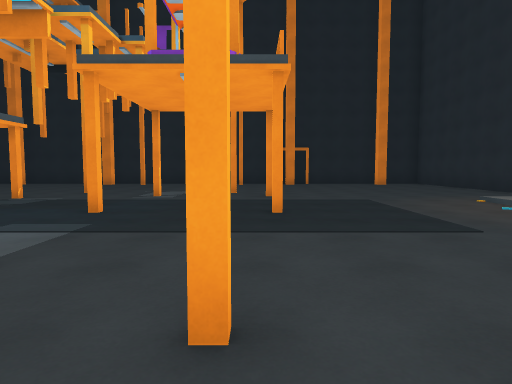
View 1 (above)

17 first-person views from a walk through a Unity game level. The camera is 1.4 m above the floor, tilts 4° down and sees 75° across. The floor is counted in squares, 2 m on a side. Each view is taken from the middle of a square. On the plan, view 1 faces up. The plan holds only what a view shows up to about 10 squares ahead; the rest is blank. The player character is not drawn. Door leaves are left out, so doorways stand open.

View 2
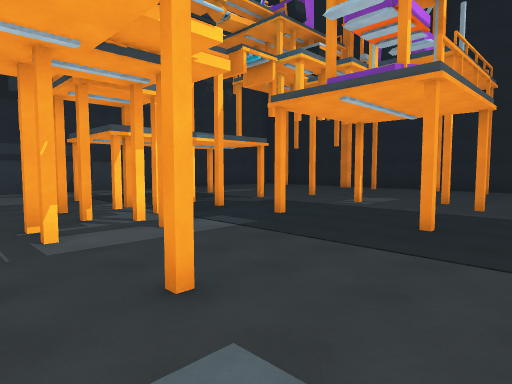

View 3
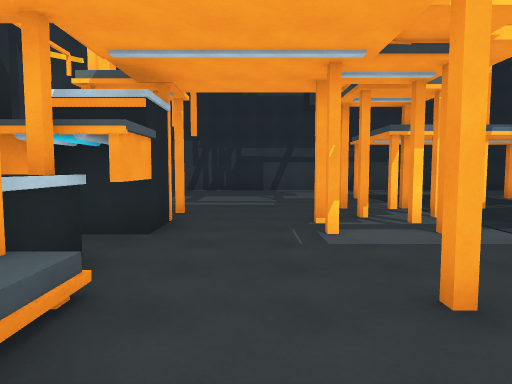

View 4
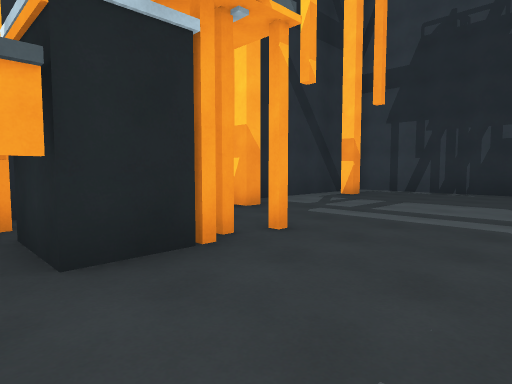

View 5
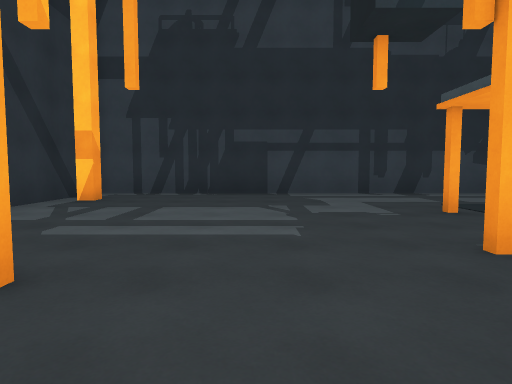

View 6
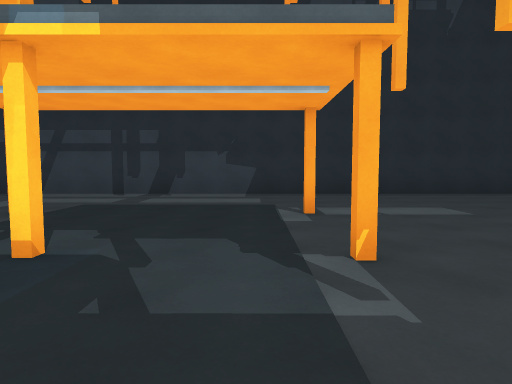

View 7
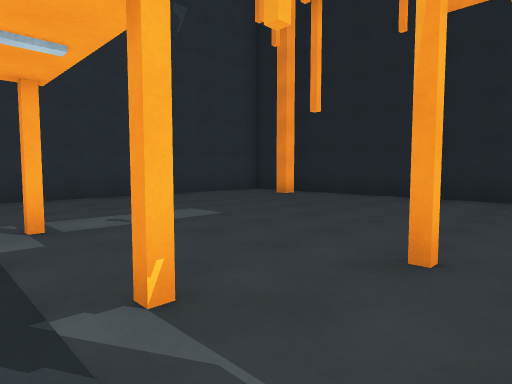

View 8
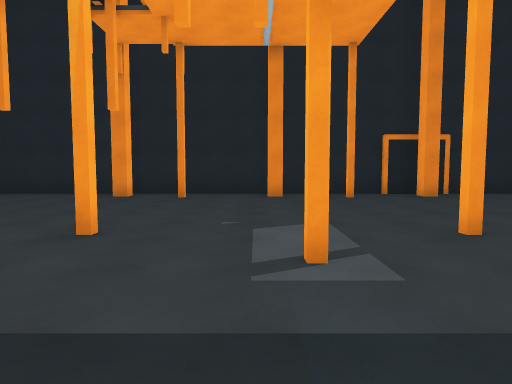

View 9
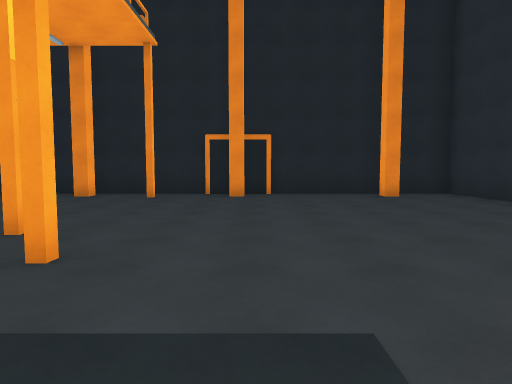

View 10
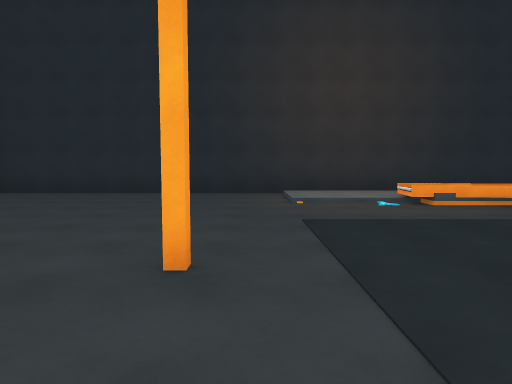

View 11
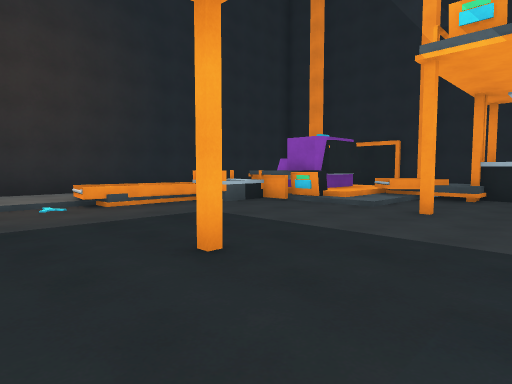

View 12
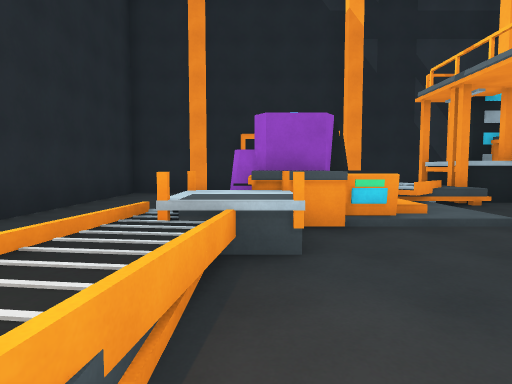

View 13
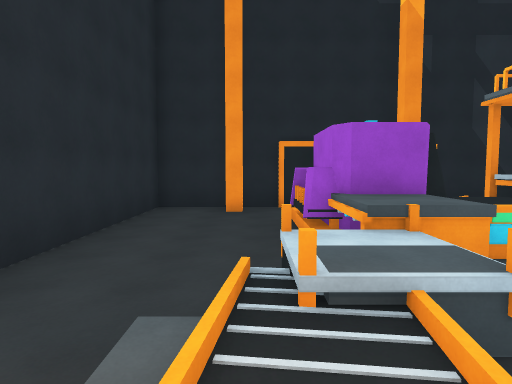

View 14
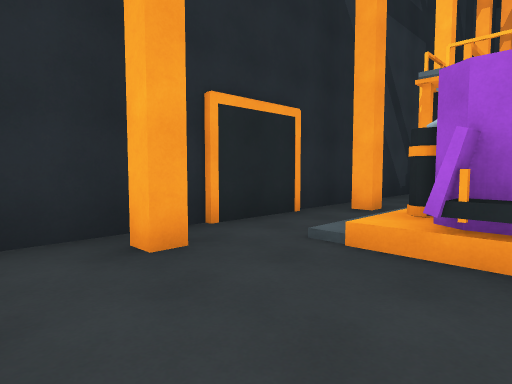

View 15
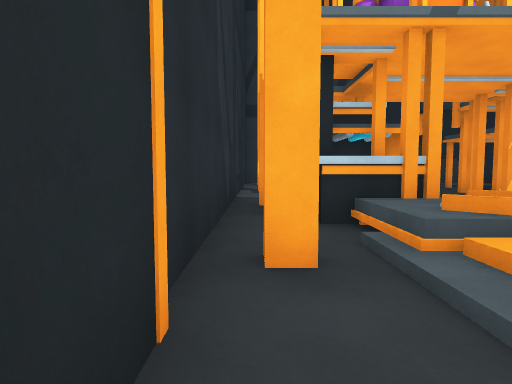

View 16
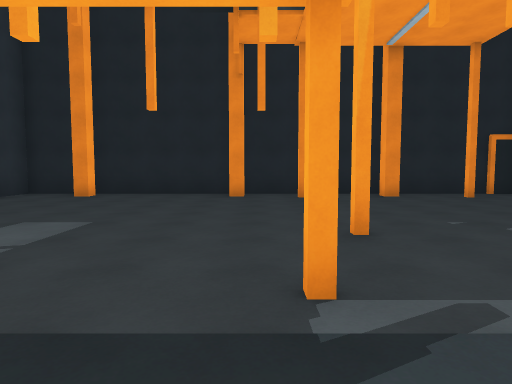

View 17
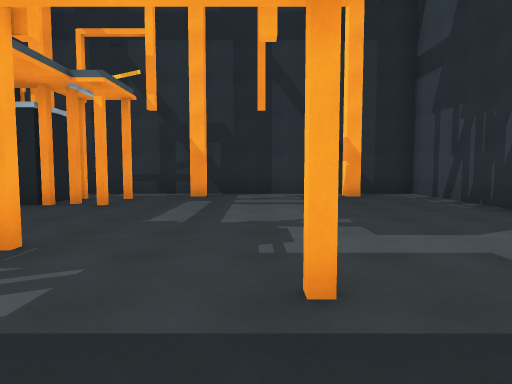

### Floor plan
Key: @ floor where view 1 was taken; # wall or solid block; x gap in a wall; . main floor; : floor 0.25 m higher than the main floor; + floor 0.5 m higher than the main floor; * floor 1 m higher than the main floor; / step, stairs or slope; D open door; O other object.
Columns run from 13 left of view 1 to 8 right of it. Each row starts with its distance up from view 1.
 16 ######################
 15 #..x...........#.....#
 14 #.DD....#...#........#
 13 #....................#
 12 #....................#
 11 #....................#
 10 #.......#...#........#
  9 #.........O..O.......#
  8 #....O.O.............#
  7 #.................///#
  6 #................./:/#
  5 #......#..O..O....O:/#
  4 #.................+:/#
  3 #....O.O.O.......//..#
  2 #......#.#.......*/..#
  1 #........#O..#/////..#
  0 #............@//OO...#
 -1 #............ O/OO...#
 -2 #.......######  OO...#
 -3 #.......D### #////...#
 -4 #......#D  #...#.....#
 -5 #########  ###########

Positions as (right, up) in squares from view 1, and headings:
1: (0, 0), facing up
2: (2, 0), facing up-left
3: (2, 0), facing left
4: (-2, 1), facing down-left
5: (-3, 0), facing left
6: (-3, 7), facing left
7: (-4, 7), facing up-left
8: (-3, 6), facing up
9: (2, 6), facing up
10: (-2, 8), facing right
11: (-2, 7), facing down-right
12: (4, 5), facing down
13: (5, 4), facing down
14: (7, -1), facing down-left
15: (4, -4), facing left
16: (-6, 6), facing up
17: (-8, 5), facing down
